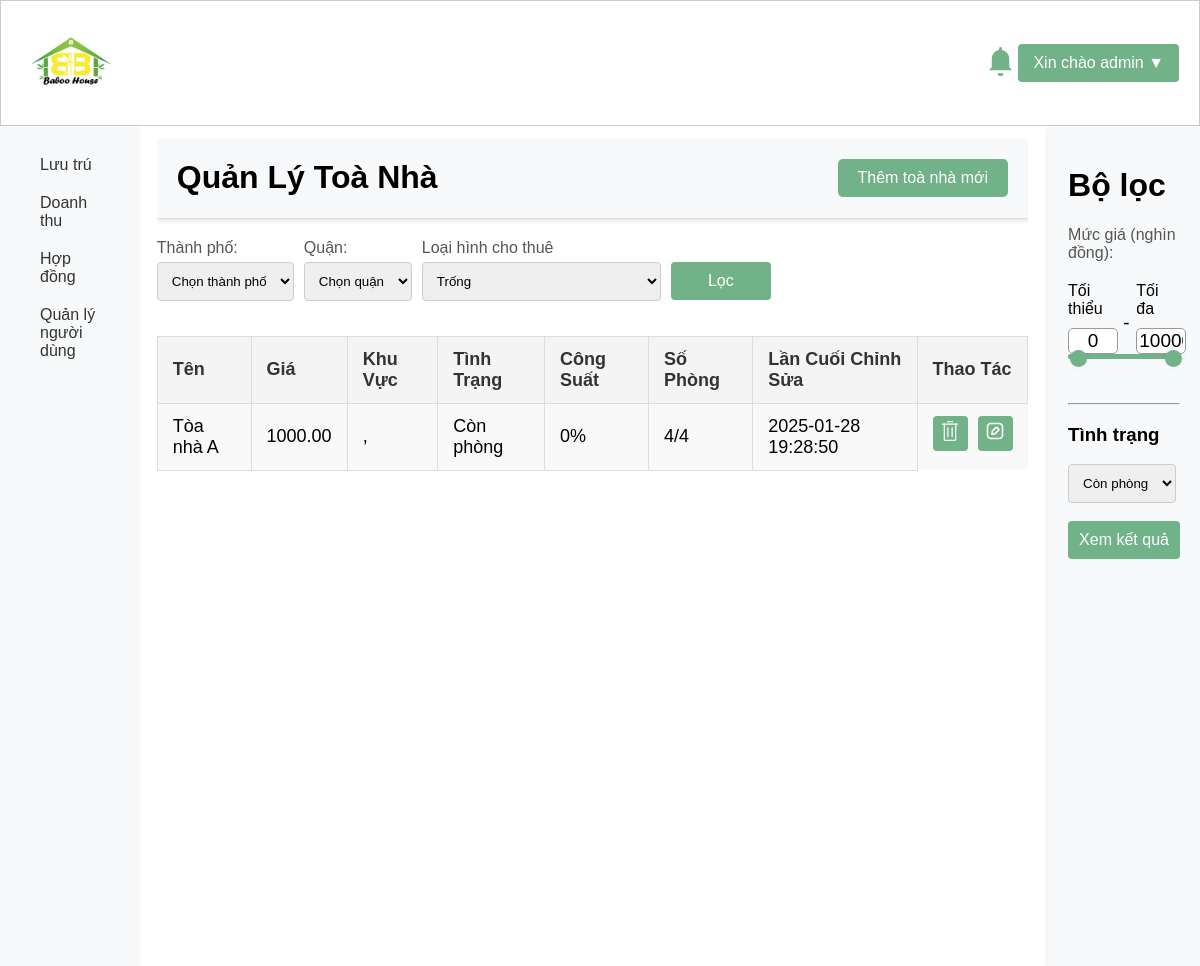
Before: /templates/manage_buildings.php (signed in) with the older database file.
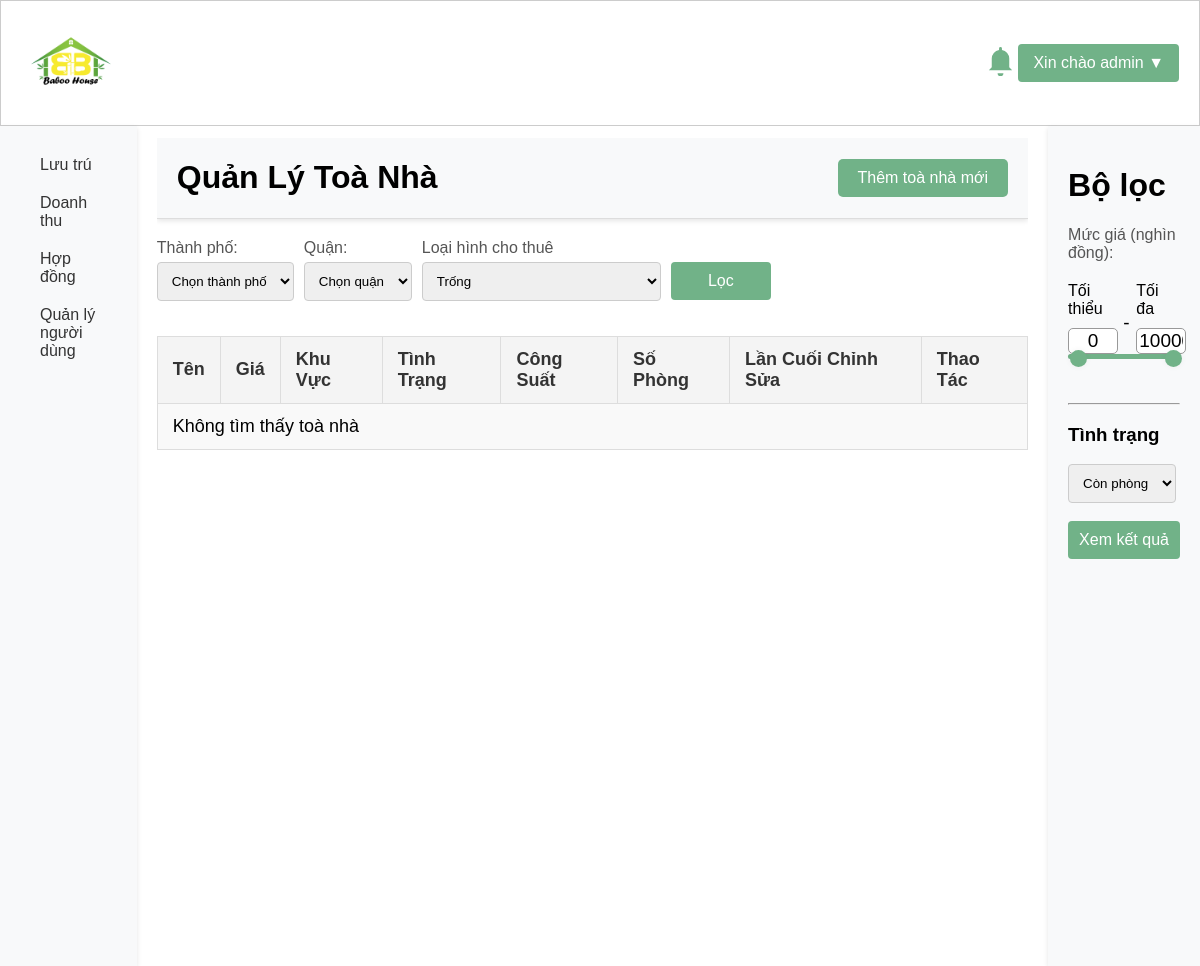
After: the same page with the newer database file.
### tables this page shows
CREATE TABLE `buildings` (
  `building_id` int(11) NOT NULL,
  `user_id` int(11) DEFAULT NULL,
  `name` varchar(255) DEFAULT NULL,
  `street` varchar(255) DEFAULT NULL,
  `district` varchar(255) DEFAULT NULL,
  `city` varchar(255) DEFAULT NULL,
  `rental_price` decimal(10,2) DEFAULT NULL,
  `owner_name` varchar(255) DEFAULT NULL,
  `owner_phone` varchar(50) DEFAULT NULL,
  `building_type` varchar(50) DEFAULT NULL,
  `electricity_price` decimal(10,2) DEFAULT NULL,
  `water_price` decimal(10,2) DEFAULT NULL,
  `description` text DEFAULT NULL,
  `last_modified` datetime DEFAULT NULL,
  `photo_urls` text DEFAULT NULL,
  `approved` tinyint(1) DEFAULT 0
);

### admin/getallbuilding.php (called while the page is built, shortened)
<?php
require '../config/database.php';
function getAllBuildings($min_price = 0, $max_price = 10000, $selected_type = NULL, $user_id = NULL, $status_type = NULL, $city = NULL, $district = NULL) {
    global $conn;
    $sql = "SELECT * FROM buildings b WHERE b.rental_price BETWEEN ? AND ?";
    $params = [$min_price, $max_price];
    $binding_types = "ii";
    if ($user_id !== NULL) {
        $sql .= " AND b.user_id = ?";
        $params[] = $user_id;
        $binding_types .= "i";
    }
    $stmt = $conn->prepare($sql);
    if (!empty($params)) {
        $stmt->bind_param($binding_types, ...$params);
    }
    $stmt->execute();
    $result = $stmt->get_result();
    return $result;
}
?>

### admin/getallroom.php (called while the page is built, shortened)
<?php
require '../config/database.php';
function getAllAvailableRooms($building_id) {
    global $conn;
    $rented_sql = "SELECT COUNT(*) AS rented_count FROM rooms WHERE building_id = ? AND room_status = 'Còn trống'";
    $total_sql = "SELECT COUNT(*) AS number_rooms FROM rooms WHERE building_id = ?";
    $stmt = $conn->prepare($rented_sql);
    if ($building_id) {
        $stmt->bind_param("i", $building_id);
    }
    $stmt->execute();
    $rented_result = $stmt->get_result();
    $rented_data = $rented_result->fetch_assoc();
    $rented_count = $rented_data['rented_count'];
    $stmt = $conn->prepare($total_sql);
    if ($building_id) {
        $stmt->bind_param("i", $building_id);
    }
    $stmt->execute();
    $total_result = $stmt->get_result();
    $total_data = $total_result->fetch_assoc();
    $number_rooms = $total_data['number_rooms'];
    return [
        'rented_count' => $rented_count,
        'number_rooms' => $number_rooms
    ];
}
?>

### templates/manage_buildings.php (the view, shortened to what this page needs)
<?php
include '../admin/getallbuilding.php';
include '../admin/getallroom.php';
$min_price = isset($_GET['min_price']) ? (int)$_GET['min_price'] : 0;
$max_price = isset($_GET['max_price']) ? (int)$_GET['max_price'] : 10000;
$selected_types = isset($_GET['building_type']) ? $_GET['building_type'] : NULL;
$status_type = isset($_GET['status_type']) ? $_GET['status_type'] : NULL;
$city = isset($_GET['city']) ? $_GET['city'] : NULL;
$district = isset($_GET['district']) ? $_GET['district'] : NULL;
$buildings = getAllBuildings($min_price, $max_price, $selected_types, $_SESSION['user_id'], $status_type, $city, $district);
?>
<!DOCTYPE html>
<html lang="en">
<head>
    <link href="../assets/css/filter.css" rel="stylesheet">
</head>
<body>
    <?php include '../includes/header.php'; ?>
    <div class="head-container">
        <?php include '../includes/filter_buildings.php'; ?>
        <div class="main-content">
            <div class="manage-head">
                <h1>Quản Lý Toà Nhà</h1>
                <button class="create" onclick="location.href='create_building.php'">Thêm toà nhà mới</button>
            </div>
            <?php include '../includes/filter_exe_address.php' ?>
            <div style="overflow-x: auto; width: 100%;">
            <table>
                <tr>
                    <th>Tên</th>
                    <th>Giá</th>
                    <th>Khu Vực</th>
                    <th>Tình Trạng</th>
                    <th>Công Suất</th>
                    <th>Số Phòng</th>
                    <th>Lần Cuối Chỉnh Sửa</th>
                    <th>Thao Tác</th>
                </tr>
                <?php if ($buildings->num_rows > 0): ?>
                    <?php while ($building = $buildings->fetch_assoc()): ?>
                        <tr onclick="location.href='edit_rooms.php?building_id=<?php echo htmlspecialchars($building['building_id']); ?>'" style="cursor: pointer;">
                            <?php
                            $availableRooms = getAllAvailableRooms($building['building_id']);
                            $rentedCount = $availableRooms["rented_count"];
                            $totalRooms = $availableRooms["number_rooms"];
                            ?>
                            <td><?php echo htmlspecialchars($building['name']); ?></td>
                            <td><?php echo htmlspecialchars($building['rental_price']); ?></td>
                            <td><?php echo htmlspecialchars($building['district']) . ', ' . htmlspecialchars($building['city']); ?></td>
                            <td>
                                <?php if ($rentedCount == 0): ?>
                                    Hết phòng
                                <?php else: ?>
                                    Còn phòng
                                <?php endif; ?>
                            </td>
                            <td>
                                <?php if ($totalRooms == 0): ?>
                                    N/A
                                <?php else: ?>
                                    <?php echo htmlspecialchars(100 - ($rentedCount / $totalRooms) * 100); ?>%
                                <?php endif; ?>
                            </td>
                            <td>
                                <?php echo htmlspecialchars($rentedCount); ?>/<?php echo htmlspecialchars($totalRooms); ?>
                            </td>
                            <td><?php echo htmlspecialchars($building['last_modified']); ?></td>
                            <td class="crud-btn">
                                <form action="../admin/delete_building.php" method="post" onsubmit="return confirm('Are you sure you want to delete this building?');" style="display:inline;">
                                    <button class="delete" type="submit"><img src="../assets/icons/bin.svg"></button>
                                </form>
                                <form action="../templates/edit_building.php" method="get" style="display:inline;">
                                    <button class="edit" type="submit"><img src="../assets/icons/edit.svg"></button>
                                </form>
                            </td>
                        </tr>
                    <?php endwhile; ?>
                <?php else: ?>
                    <tr>
                        <td colspan="10">Không tìm thấy toà nhà</td>
                    </tr>
                <?php endif; ?>
            </table>
        </div>
        </div>
        <?php include '../includes/sidebar.php'; ?>
    </div>
</body>
</html>

### includes/header.php (shortened to what this page needs)
<?php
$hasUnread = false;
?>
<!DOCTYPE html>
<head>
    <link rel="stylesheet" href="../assets/css/style.css">
    <link rel="stylesheet" href="../assets/css/header.css">
</head>
<body>
<header class="header-container">
    <div class="logo-container">
        <a href="../templates/home.php"><img class="logo-img" src="../Upload/Img/logo.png" alt="Company Logo"></a>
    </div>
    <div class="func-container">
        <div class="notification">
            <a id="notificationBell"><img src="../assets/icons/<?php echo $hasUnread ? 'bell-on.svg' : 'bell.svg'; ?>"></a>
        </div>
        <div class="user-dropdown">
        <?php if (isset($_SESSION['username'])): ?>
            <button aria-haspopup="true" aria-expanded="false" onclick="toggleDropdown()"> Xin chào
                <?php echo htmlspecialchars($_SESSION['username']); ?> <span>&#9660;</span>
            </button>
        <?php endif; ?>
        </div>
    </div>
</header>
</body>

### includes/filter_buildings.php (shortened to what this page needs)
<div class="right-sidebar">
    <div class="title">
        <h1>Bộ lọc</h1>
    </div>
    <div class="filter-container">
        <label for="price-range">Mức giá (nghìn đồng):</label>
        <form class="filter-form" method="get" action="manage_buildings.php">
        <div class="price-input">
                <div class="field">
                <span>Tối thiểu</span>
                <input type="number" name="min_price" class="input-min" value="<?php echo htmlspecialchars($min_price); ?>">
                </div>
                <div class="separator">-</div>
                <div class="field">
                <span>Tối đa</span>
                <input type="number" name="max_price" class="input-max" value="<?php echo htmlspecialchars($max_price); ?>">
                </div>
            </div>
            <div class="slider-container">
                <div class="slider">
                    <div class="progress"></div>
                </div>
            </div>
            <br><br><hr>
            <h3>Tình trạng</h3>
            <select id="building_type" name="status_type">
                <option value="Còn phòng" selected>Còn phòng</option>
            </select>
            <br><br>
            <button type="submit" id="filter-button">Xem kết quả</button>
        </form>
    </div>
</div>

### includes/filter_exe_address.php (shortened to what this page needs)
<form class="filter-form" method="get" action="manage_buildings.php">
    <div class="flex-wrap">
        <div class="form-group">
            <label for="city">Thành phố:</label>
            <select id="city" name="city">
                <option value="">Chọn thành phố</option>
            </select>
        </div>
        <div class="form-group">
            <label for="district">Quận:</label>
            <select id="district" name="district">
                <option value="">Chọn quận</option>
            </select>
        </div>
        <div class="form-group">
            <label for="building_type">Loại hình cho thuê</label>
            <select id="building_type" name="building_type">
                <option value="" selected>Trống</option>
            </select>
        </div>
        <div class="form-group">
            <label for="submit">&#160;</label>
            <button type="submit" style="width: 100px">Lọc</button>
        </div>
    </div>
</form>

### includes/sidebar.php (shortened to what this page needs)
<div class="sidebar">
    <ul>
        <li class="accordion-item">
            <a href="javascript:void(0)" class="accordion-toggle">Lưu trú</a>
        </li>
        <li class="accordion-item">
            <a href="javascript:void(0)" class="accordion-toggle">Doanh thu</a>
        </li>
        <li><a href="../templates/manage_contract.php">Hợp đồng</a></li>
        <?php if (isset($_SESSION['role']) && $_SESSION['role'] == 'admin'): ?>
        <li><a href="../templates/manage_users.php">Quản lý người dùng</a></li>
        <?php endif; ?>
    </ul>
</div>

### assets/css/filter.css (style rules this page uses)
.price-input { width: 100%; display: flex; margin: 20px 0 20px; }
.price-input .field { width: 100%; height: 45px; align-items: center; }
.field input { width: 100%; outline: none; font-size: 19px; margin: 10px 0 10px 0; border-radius: 5px; text-align: center; border: 1px solid #999; -moz-appearance: textfield; }
.price-input .separator { width: 50px; display: flex; font-size: 19px; margin-top: 30px; margin-left: 5px; align-items: center; justify-content: center; }
.slider { height: 5px; position: relative; background: #ddd; border-radius: 5px; }
.slider .progress { height: 100%; left: 25%; right: 25%; position: absolute; border-radius: 5px; background: #71b288; }

### assets/css/style.css (style rules this page uses)
* { user-select: none; -webkit-user-drag: none; }
body { width: 100%; height: 100%; margin: 0; overflow: hidden; font-family: Arial, sans-serif; }
input[type="checkbox"], input[type="range"], button { cursor: pointer; }
.sidebar, .right-sidebar { width: 10%; height: 100vh; background-color: #f8f9fa; box-shadow: 0 2px 5px rgba(0, 0, 0, 0.1); padding: 20px; }
.sidebar ul { list-style: none; padding: 0; margin: 0; }
.sidebar ul li a { display: block; padding: 10px 20px; color: #333; text-decoration: none; border-radius: 6px; }
.accordion-item .accordion-toggle { cursor: pointer; }
.func-container { display: flex; align-items: center; justify-content: space-between; }
.form-group { margin-bottom: 15px; text-align: left; }
label { display: block; margin-bottom: 5px; color: #555555; }
input[type="password"], input[type="email"], input[type="date"], input[type="text"], input[type="float"], select { width: 100%; padding: 10px; border: 1px solid #cccccc; border-radius: 4px; box-sizing: border-box; }
input[type="float"], select, input[type="date"] { width: fit-content; }
button[type="submit"] { width: 100%; height: fit-content; padding: 10px; background-color: #71b288; border: none; border-radius: 4px; color: #ffffff; font-size: 16px; cursor: pointer; }
.header-container { display: flex; justify-content: space-between; align-items: center; padding: 10px 20px; background-color: #ffffff; border: 1px solid #cccccc; box-shadow: 0 4px 8px rgba(0, 0, 0, 0.1); color: #333333; }
.logo-container { display: flex; align-items: center; }
.logo-img { height: 100px; width: 100px; }
.user-dropdown { position: relative; }
.user-dropdown button { background-color: #71b288; border: none; color: #ffffff; padding: 10px 15px; border-radius: 4px; cursor: pointer; font-size: 16px; }
a { cursor: pointer; }
.head-container { column-gap: 20px; background-color: #ffffff; width: 100%; display: flex; flex-direction: row-reverse; }
.manage-head { width: auto; display: flex; flex-direction: row; justify-content: space-between; align-items: center; padding: 0px 20px; margin-bottom: 20px; background-color: #f8f9fa; border-bottom: 1px solid #ddd; box-shadow: 0 2px 5px rgba(0, 0, 0, 0.1); }
.main-content { width: 90%; height: 80vh; overflow-y: scroll; margin-top: 1%; }
table { width: 100%; border-collapse: collapse; margin: 20px 0; font-size: 18px; text-align: left; border-collapse: collapse; width: auto; table-layout: auto; }
table th, table td { padding: 12px 15px; border: 1px solid #ddd; }
table th { background-color: #f4f4f4; color: #333; }
table tr:nth-child(even) { background-color: #f9f9f9; }
.create, .delete, .edit { display: inline-block; padding: 10px 20px; font-size: 16px; color: #fff; background-color: #71b288; border: none; border-radius: 5px; cursor: pointer; }
.flex-wrap { display: flex; gap: 10px; width: 100%; overflow-x: scroll; }
table { border-collapse: collapse; margin: 20px 0; font-size: 18px; text-align: left; border-collapse: collapse; width: 100%; table-layout: auto; }
table tr { cursor: pointer; }
.crud-btn { display: flex; gap: 10px; height: 100%; border: none; }
.crud-btn button { width: 35px; height: 35px; padding: 0; }
.crud-btn button img { width: 20px; height: 20px; }

### assets/css/header.css (style rules this page uses)
.notification { position: relative; display: inline-block; }

Changed rows visible on the page:
no longer on this page (row edited): buildings: name "Tòa nhà A", rental_price "1000.00", totalRooms "0", rentedCount "4", totalRooms "4", last_modified "2025-01-28 19:28:50"
Other visible differences:
text now shown: "Không tìm thấy toà nhà"
